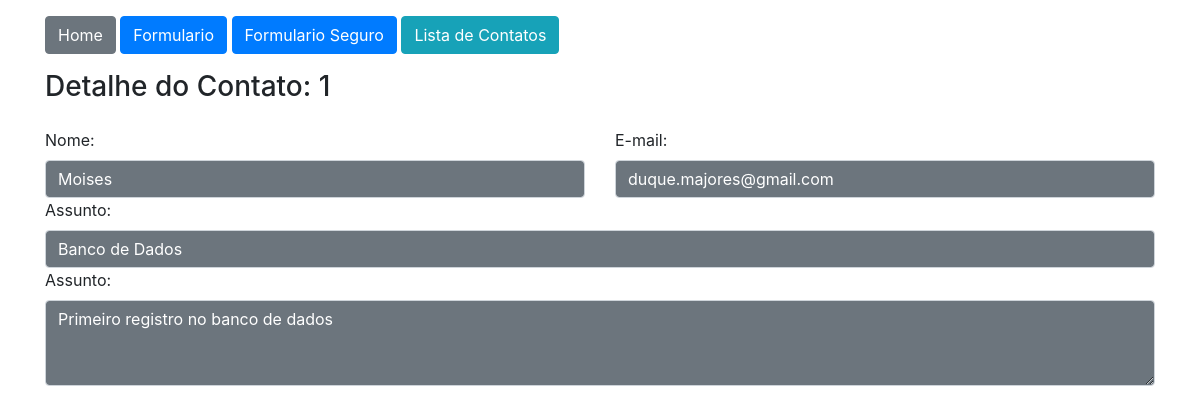
The page /contato/1/ (signed in) on the database its author committed.
### app/models.py (models this page shows)
class Contato(db.Model):
    id = db.Column(db.Integer, primary_key=True)
    nome = db.Column(db.String, nullable=True)
    email = db.Column(db.String, nullable=True)
    assunto = db.Column(db.String, nullable=True)
    mensagem = db.Column(db.String, nullable=True)

### app/views.py (the view)
@app.route('/contato/<int:id>/')
@login_required
def contato_detalhe(id):
    obj = Contato.query.get(id)
    return render_template('contato_detalhe.html', obj=obj)

### app/models.py (called while the page is built)
@login_manager.user_loader
def load_user(user_id):
    return User.query.get(user_id)

### app/templates/contato_detalhe.html
{% extends 'base.html' %}
{% block content %}
    <div class="container">
        {% include 'nav.html' %}
        <h3 class="mt-3">Detalhe do Contato: {{obj.id}}</h3>
        <div class="row mt-4">
            <div class="col-md-6">
                <label for="nome">Nome:</label>
                <input type="text" id="nome" name="nome" value="{{obj.nome}}" class="form-control bg-secondary text-white" readonly>
            </div>
            <div class="col-md-6">
                <label for="email">E-mail:</label>
                <input type="text" id="email" name="email" value="{{obj.email}}" class="form-control bg-secondary text-white" readonly>
            </div>
            <div class="col-md-12">
                <label for="assunto">Assunto:</label>
                <input type="text" name="assunto" id="assunto" value="{{obj.assunto}}" class="form-control bg-secondary text-white" readonly>
            </div>
            <div class="col-md-12">
                <label for="mensagem">Assunto:</label>
                <textarea rows="3" type="textarea" name="mensagem" id="mensagem" class="form-control bg-secondary text-white" readonly>{{obj.mensagem}}</textarea>
            </div>
        </div>
    </div>
{% endblock %}

### rows shown on the page
Contato: id "1", nome "Moises", email "duque.majores@gmail.com", assunto "Banco de Dados", mensagem "Primeiro registro no banco de dados"
